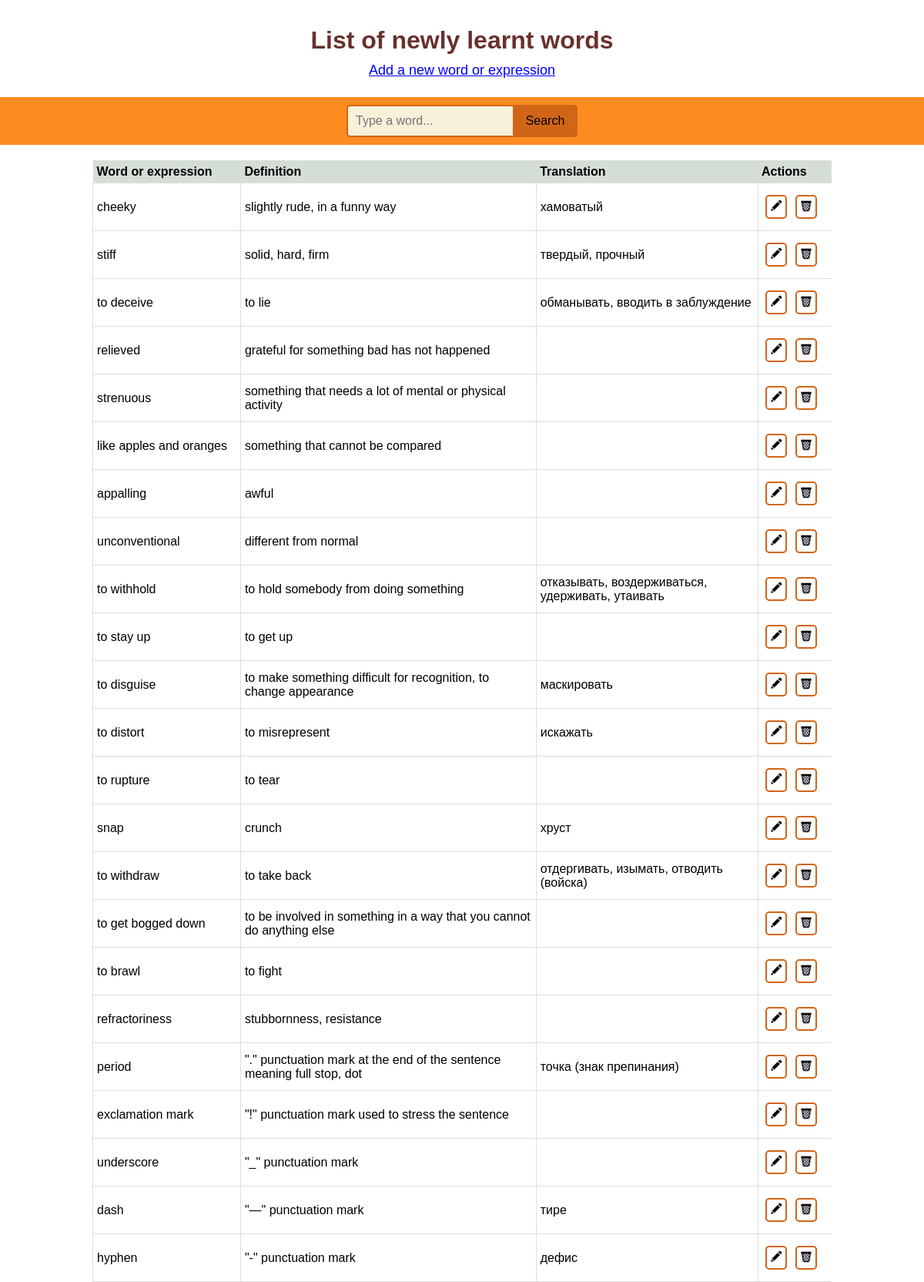
The page /word_list/ on the database its author committed.
### tables this page shows
CREATE TABLE vocabulary (
    word_id INTEGER NOT NULL PRIMARY KEY AUTOINCREMENT,
    word VARCHAR NOT NULL,
    description VARCHAR NOT NULL,
    word_translation VARCHAR
);

### main.py (the view)
@app.route("/word_list/")
def word_list():
    word_list = query_db('SELECT * FROM vocabulary;')
    search = request.args.get('search')
    if search:
        list_req = []
        for i in word_list:
            if search in i[1]:
                list_req.append(i)
        return render_template('word_list.html', word_list=list_req, count=len(list_req), search=search)
    return render_template('word_list.html', word_list=word_list)

### main.py (called while the page is built)
def get_db():
    db = getattr(g, '_database', None)
    if db is None:
        db = g._database = sqlite3.connect(DATABASE)
    return db

@app.teardown_appcontext
def close_connection(exception):
    db = getattr(g, '_database', None)
    if db is not None:
        db.close()

def query_db(query, args=(), one=False):
    cur = get_db().execute(query, args)
    rv = cur.fetchall()
    cur.close()
    return (rv[0] if rv else None) if one else rv

### templates/word_list.html (shortened to what this page needs)
<!DOCTYPE html>
<html lang="en">
<head>
    <link rel="stylesheet" href="/static/word_list/styles.css">
     <div class="flex flex-center">
         <h1>List of newly learnt words</h1>
     </div>
</head>
<body>
    <a href="/add_words/">Add a new word or expression</a>
    <div class="d1">
        <form action="" method="get">
            <input name="search" placeholder="Type a word..." type="search">
            <button type="submit">Search</button>
        </form>
    </div>
    <div class="results">
    </div>
     <table>
         <tbody>
             <col class="column-one">
             <col class="column-two">
             <col class="column-three">
             <col class="column-four">
             <thead>
             <tr>
                 <th>Word or expression</th>
                 <th>Definition</th>
                 <th>Translation</th>
                 <th>Actions</th>
             </tr>
             {% for i in word_list %}
             <tr>
                 {% for j in i %}
                 <td>
                 {% if j is not none %}
                     {{j}}
                     {% endif %}
                 </td>
                 {% endfor %}
                 <td>
                     <div class="photo" data-title="Edit">
                         <form class="edit" action = "/edit_word/{{i.0}}/" target="_blank">
                             <button>
                                 <img src="/static/word_list/edit3.png">
                             </button>
                         </form>
                     </div>
                     <div class="photo_" data-title="Delete">
                         <form class="delete" action = "/delete/{{i.0}}/" target="_blank" name = "delete" method="POST">
                             <button>
                                 <img src="/static/word_list/delete3.png">
                             </button>
                         </form>
                     </div>
                 </td>
             </tr>
             {% endfor %}
         </tbody>
     </table>
</body>
</html>

### static/word_list/styles.css (style rules this page uses)
* { margin: 0; padding: 0; }
body { font-family: "Gill Sans", sans-serif; }
h1 { color: #69312c; width: 100%; height: 100%; display: flex; justify-content: center; align-items: center; margin-top: 2%; }
.results { width: 100%; height: 100%; display: flex; justify-content: center; align-items: center; color: black margin-top: -30%; margin-bottom: -2%; }
* { box-sizing: border-box; }
div { padding: 10px 0 }
form { position: relative; width: 300px; margin: 0 auto; }
.d1 { background: #ff8c21; margin-top: 0%; }
.d1 input { font-family: "Gill Sans", sans-serif; font-size: 16px; width: 100%; height: 42px; padding-left: 10px; border: 2px solid #d16517; border-radius: 5px; outline: none; background: #F9F0DA; color: #9E9C9C; }
.d1 button { font-family: "Gill Sans", sans-serif; font-size: 16px; position: absolute; top: 0; right: 0px; width: 84px; height: 42px; border: none; background: #d16517; border-radius: 0 5px 5px 0; cursor: pointer; }
a { font-size: 18px; width: 100%; height: 100%; display: flex; justify-content: center; align-items: center; color: blue; margin-top: 0; margin-bottom: 2%; }
.column-one { width: 20%; }
.column-three { width: 30%; }
.column-four { width: 10%; }
table { border-collapse: collapse; width: 80%; height: 80%; padding: 20px; margin-top: 2%; margin-left: 10%; margin-right: 10%; }
table th { text-align: left; }
th { font-weight: bold; padding: 5px; background: #d5ded6; border: 1px solid #dddddd; border-left: none; border-right: none; }
td { border: 1px solid #dddddd; padding: 5px; }
tr td:last-child, .table tr th:last-child { border-right: none; }
html { scroll-behavior: smooth; }
.edit { width: 35px; }
.delete { width: 35px; }
button { background: white; padding: 4px; margin-left: 4px; border-radius: 5px; border: 2px solid #d16517; cursor: pointer; }
.photo { display: inline-block; position: relative; }
.photo_ { display: inline-block; position: relative; }

### rows shown on the page
vocabulary: word "cheeky", description "slightly rude, in a funny way", word_translation "хамоватый"
vocabulary: word "stiff", description "solid, hard, firm", word_translation "твердый, прочный"
vocabulary: word "to deceive", description "to lie", word_translation "обманывать, вводить в заблуждение"
vocabulary: word "relieved", description "grateful for something bad has not happened"
vocabulary: word "strenuous", description "something that needs a lot of mental or physical activity"
vocabulary: word "like apples and oranges", description "something that cannot be compared"
vocabulary: word "appalling", description "awful"
vocabulary: word "unconventional", description "different from normal"
vocabulary: word "to withhold", description "to hold somebody from doing something", word_translation "отказывать, воздерживаться, удерживать, утаивать"
vocabulary: word "to stay up", description "to get up"
vocabulary: word "to disguise", description "to make something difficult for recognition, to change appearance", word_translation "маскировать"
vocabulary: word "to distort", description "to misrepresent", word_translation "искажать"
vocabulary: word "to rupture", description "to tear"
vocabulary: word "snap", description "crunch", word_translation "хруст"
vocabulary: word "to withdraw", description "to take back", word_translation "отдергивать, изымать, отводить (войска)"
vocabulary: word "to get bogged down", description "to be involved in something in a way that you cannot do anything else"
vocabulary: word "to brawl", description "to fight"
vocabulary: word "refractoriness", description "stubbornness, resistance"
vocabulary: word "period", description "\".\" punctuation mark at the end of the sentence meaning full stop, dot", word_translation "точка (знак препинания)"
vocabulary: word "exclamation mark", description "\"!\" punctuation mark used to stress the sentence"
vocabulary: word "underscore", description "\"_\" punctuation mark"
vocabulary: word "dash", description "\"—\" punctuation mark", word_translation "тире"
vocabulary: word "hyphen", description "\"-\" punctuation mark", word_translation "дефис"
